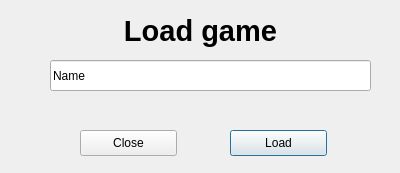
<?xml version="1.0" encoding="UTF-8"?>
<ui version="4.0">
 <class>LoadDialog</class>
 <widget class="QDialog" name="LoadDialog">
  <property name="geometry">
   <rect>
    <x>0</x>
    <y>0</y>
    <width>400</width>
    <height>173</height>
   </rect>
  </property>
  <property name="windowTitle">
   <string>Load</string>
  </property>
  <widget class="QLabel" name="label">
   <property name="geometry">
    <rect>
     <x>0</x>
     <y>0</y>
     <width>401</width>
     <height>61</height>
    </rect>
   </property>
   <property name="font">
    <font>
     <family>Arial</family>
     <pointsize>22</pointsize>
     <weight>75</weight>
     <bold>true</bold>
    </font>
   </property>
   <property name="text">
    <string>Load game</string>
   </property>
   <property name="alignment">
    <set>Qt::AlignCenter</set>
   </property>
  </widget>
  <widget class="QLabel" name="message">
   <property name="geometry">
    <rect>
     <x>0</x>
     <y>80</y>
     <width>401</width>
     <height>61</height>
    </rect>
   </property>
   <property name="font">
    <font>
     <family>Arial</family>
     <pointsize>16</pointsize>
    </font>
   </property>
   <property name="text">
    <string/>
   </property>
   <property name="alignment">
    <set>Qt::AlignCenter</set>
   </property>
  </widget>
  <widget class="QPushButton" name="load_button">
   <property name="geometry">
    <rect>
     <x>230</x>
     <y>130</y>
     <width>97</width>
     <height>26</height>
    </rect>
   </property>
   <property name="text">
    <string>Load</string>
   </property>
  </widget>
  <widget class="QLineEdit" name="lineEdit">
   <property name="geometry">
    <rect>
     <x>50</x>
     <y>60</y>
     <width>321</width>
     <height>31</height>
    </rect>
   </property>
   <property name="text">
    <string>Name</string>
   </property>
  </widget>
  <widget class="QPushButton" name="close_button">
   <property name="geometry">
    <rect>
     <x>80</x>
     <y>130</y>
     <width>97</width>
     <height>26</height>
    </rect>
   </property>
   <property name="text">
    <string>Close</string>
   </property>
  </widget>
 </widget>
 <resources/>
 <connections/>
</ui>
